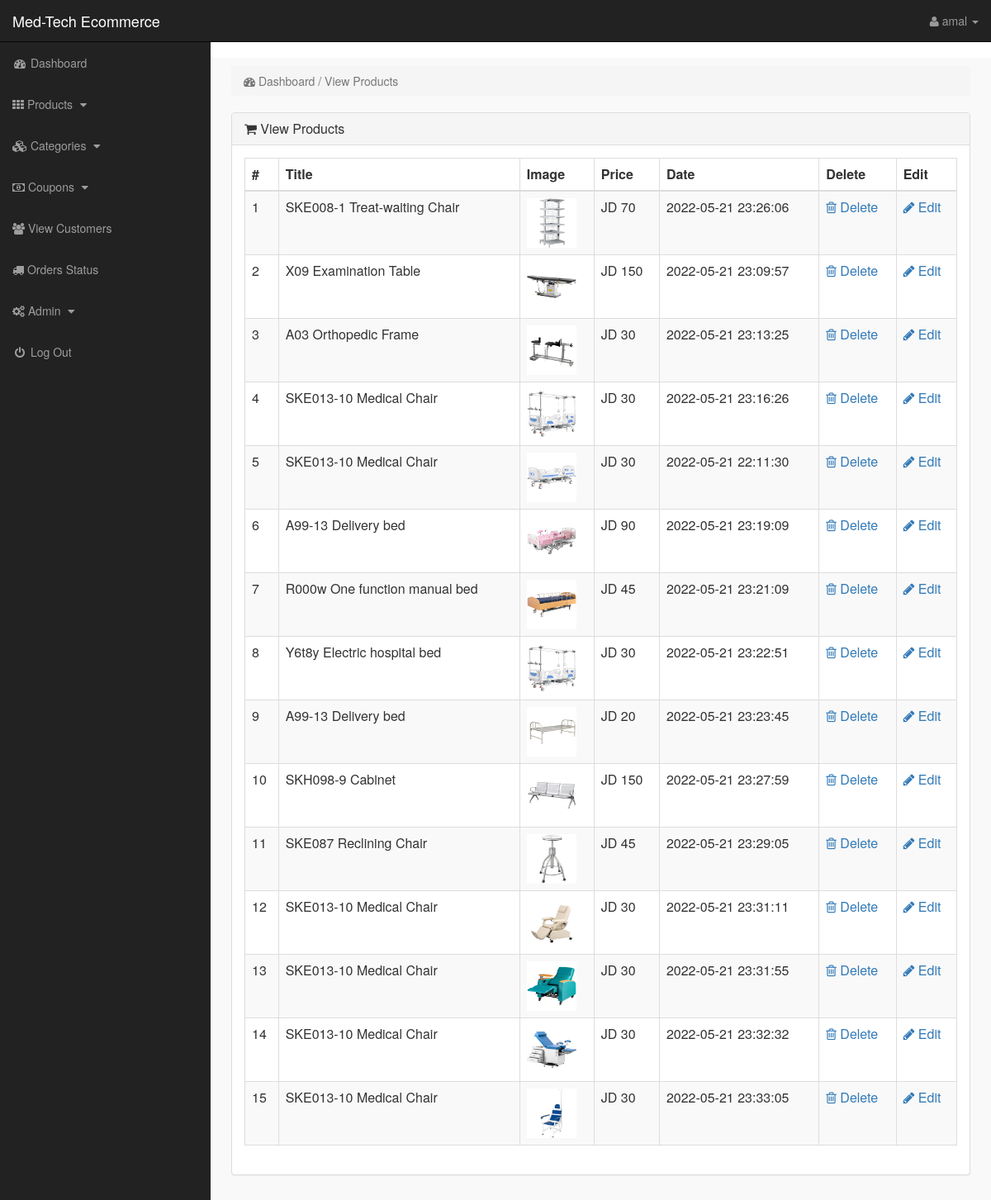
Page /admin/index.php?view_products (signed in) on the committed database.
### tables this page shows
CREATE TABLE `products` (
  `product_id` int(10) NOT NULL,
  `cat_id` int(10) NOT NULL,
  `date` timestamp NOT NULL DEFAULT current_timestamp() ON UPDATE current_timestamp(),
  `product_title` text NOT NULL,
  `product_img1` text NOT NULL,
  `product_img2` text NOT NULL,
  `product_img3` text NOT NULL,
  `product_price` int(10) NOT NULL,
  `product_psp_price` int(100) NOT NULL,
  `product_desc` text NOT NULL,
  `status` varchar(255) NOT NULL,
  `cartID` int(11) NOT NULL
);

### admin/view_products.php (the view, shortened to what this page needs)
<?php
if(!isset($_SESSION['admin_email'])){
echo "<script>window.open('login.php','_self')</script>";
}
else {
?>
<div class="row">
<div class="col-lg-12" >
<ol class="breadcrumb" >
<li class="active" >
<i class="fa fa-dashboard"></i> Dashboard / View Products
</li>
</ol>
</div>
</div>
<div class="row" >
<div class="col-lg-12" >
<div class="panel panel-default" >
<div class="panel-heading" >
<h3 class="panel-title" >
<i class="fa fa-shopping-cart" ></i> View Products
</h3>
</div>
<div class="panel-body" >
<div class="table-responsive" >
<table class="table table-bordered table-hover table-striped" >
<thead>
<tr>
<th>#</th>
<th>Title</th>
<th>Image</th>
<th>Price</th>
<th>Date</th>
<th>Delete</th>
<th>Edit</th>
</tr>
</thead>
<tbody>
<?php
$i = 0;
$get_pro = "SELECT * from products where status='product'";
$run_pro = mysqli_query($con,$get_pro);
while($row_pro=mysqli_fetch_array($run_pro)){
$pro_id = $row_pro['product_id'];
$pro_title = $row_pro['product_title'];
$pro_image = $row_pro['product_img1'];
$pro_price = $row_pro['product_price'];
$pro_date = $row_pro['date'];
$i++;
?>
<tr>
<td><?php echo $i; ?></td>
<td><?php echo $pro_title; ?></td>
<td><img src="product_images/<?php echo $pro_image; ?>" width="60" height="60"></td>
<td>JD <?php echo $pro_price; ?></td>
<td><?php echo $pro_date; ?></td>
<td>
<a href="index.php?delete_product=<?php echo $pro_id; ?>">
<i class="fa fa-trash-o"> </i> Delete
</a>
</td>
<td>
<a href="index.php?edit_product=<?php echo $pro_id; ?>">
<i class="fa fa-pencil"> </i> Edit
</a>
</td>
</tr>
<?php } ?>
</tbody>
</table>
</div>
</div>
</div>
</div>
</div>
<?php } ?>

### admin/includes/sidebar.php (shortened to what this page needs)
<?php
if(!isset($_SESSION['admin_email'])){
echo "<script>window.open('login.php','_self')</script>";
}
else {
?>
<nav class="navbar navbar-inverse navbar-fixed-top" >
<div class="navbar-header" >
<a class="navbar-brand" href="index.php?dashboard" >Med-Tech Ecommerce</a>
</div>
<ul class="nav navbar-right top-nav" >
<li class="dropdown" >
<a href="#" class="dropdown-toggle" data-toggle="dropdown" >
<i class="fa fa-user" ></i>
<?php echo $admin_name; ?> <b class="caret" ></b>
</a>
</li>
</ul>
<div class="collapse navbar-collapse navbar-ex1-collapse">
<ul class="nav navbar-nav side-nav">
<li>
<a href="index.php?dashboard">
<i class="fa fa-fw fa-dashboard"></i> Dashboard
</a>
</li>
<li>
<a href="#" data-toggle="collapse" data-target="#products">
<i class="fa fa-th"></i> Products
<i class="fa fa-fw fa-caret-down"></i>
</a>
</li>
<li>
<a href="#" data-toggle="collapse" data-target="#cat">
<i class="fa fa-cubes"></i> Categories
<i class="fa fa-fw fa-caret-down"></i>
</a>
</li>
<li>
<a href="#" data-toggle="collapse" data-target="#coupons">
<i class="fa fa-money"></i> Coupons
<i class="fa fa-fw fa-caret-down"></i>
</a>
</li>
<li>
<a href="index.php?view_customers">
<i class="fa fa-users"></i> View Customers
</a>
</li>
<li>
<a href="index.php?order_status">
<i class="fa fa-truck"></i> Orders Status
</a>
</li>
<li >
<a href="#" data-toggle="collapse" data-target="#users">
<i class="fa fa-cogs"></i> Admin
<i class="fa fa-fw fa-caret-down"></i>
</a>
</li>
<li>
<a href="logout.php">
<i class="fa fa-fw fa-power-off"></i> Log Out
</a>
</li>
</ul>
</div>
</nav>
<?php }
 ?>

### admin/css/style.css (style rules this page uses)
body { margin-top:100px; }
@media (min-width: 768px) { body { margin-top:50px; } }
.top-nav { padding:0 15px; }
.top-nav>li { display:inline-block; float:left; }
.top-nav>li>a { padding-top:15px; padding-bottom:15px; line-height:20px; color:#999; }
@media (min-width: 768px) { .side-nav { position:fixed; top:51px; width:255px; border-radius:0; overflow-y:auto; background-color: #222; bottom:0; overflow-x:hidden; padding-bottom:40px; } }
@media (min-width: 768px) { .side-nav>li>a { width:255px; } }
.panel-body { border-radius:5px; }

### rows in the picture
products: product_title "SKE008-1 Treat-waiting Chair", product_img1 (picture), product_price "70", date "2022-05-21 23:26:06"
products: product_title "X09 Examination Table", product_img1 (picture), product_price "150", date "2022-05-21 23:09:57"
products: product_title "A03 Orthopedic Frame", product_img1 (picture), product_price "30", date "2022-05-21 23:13:25"
products: product_title "SKE013-10 Medical Chair", product_img1 (picture), product_price "30", date "2022-05-21 23:16:26"
products: product_title "SKE013-10 Medical Chair", product_img1 (picture), product_price "30", date "2022-05-21 22:11:30"
products: product_title "A99-13 Delivery bed", product_img1 (picture), product_price "90", date "2022-05-21 23:19:09"
products: product_title "R000w One function manual bed", product_img1 (picture), product_price "45", date "2022-05-21 23:21:09"
products: product_title "Y6t8y Electric hospital bed", product_img1 (picture), product_price "30", date "2022-05-21 23:22:51"
products: product_title "A99-13 Delivery bed", product_img1 (picture), product_price "20", date "2022-05-21 23:23:45"
products: product_title "SKH098-9 Cabinet", product_img1 (picture), product_price "150", date "2022-05-21 23:27:59"
products: product_title "SKE087 Reclining Chair", product_img1 (picture), product_price "45", date "2022-05-21 23:29:05"
products: product_title "SKE013-10 Medical Chair", product_img1 (picture), product_price "30", date "2022-05-21 23:31:11"
products: product_title "SKE013-10 Medical Chair", product_img1 (picture), product_price "30", date "2022-05-21 23:31:55"
products: product_title "SKE013-10 Medical Chair", product_img1 (picture), product_price "30", date "2022-05-21 23:32:32"
products: product_title "SKE013-10 Medical Chair", product_img1 (picture), product_price "30", date "2022-05-21 23:33:05"

### other values in the picture
$admin_name "amal"
